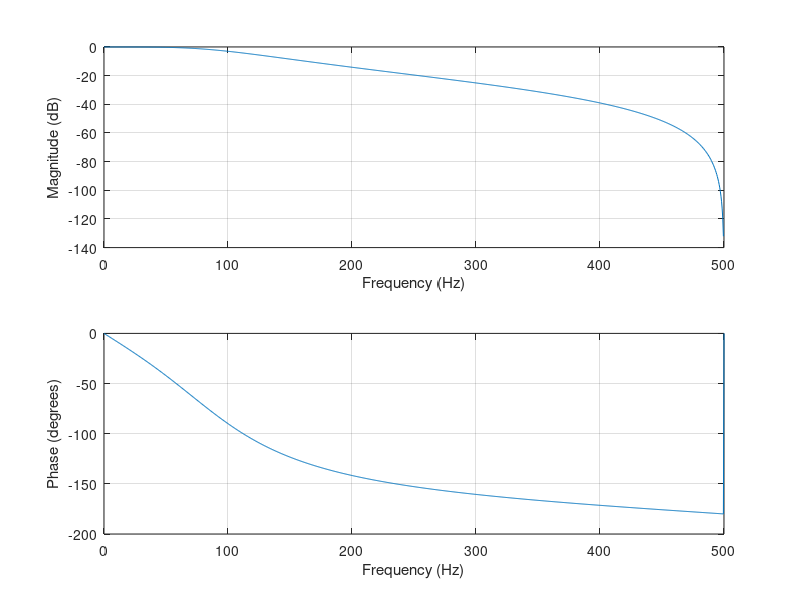

MATLAB code for this plot:
% IIR Filter Design in MATLAB
Fs = 1000;  % Sampling frequency
Fc = 100;   % Cutoff frequency
N = 2;      % Filter order (bậc của bộ lọc)
type = 'low';  

% Design a low-pass Butterworth filter
[b, a] = butter(N, Fc/(Fs/2), type);

% Chuyển hệ số sang kiểu fixed-point (16 bit)
b_fixed = round(b * 2^15);  % Scale to fixed-point
a_fixed = round(a * 2^15);  % Scale to fixed-point

% Save coefficients to file
fid = fopen('coeff_iir.txt', 'w');
fprintf(fid, 'b coefficients:\n');
for i = 1:length(b_fixed)
    binary_coeff = dec2bin(b_fixed(i), 16);
    fprintf(fid, '%s\n', binary_coeff);
end

fprintf(fid, '\na coefficients:\n');
for i = 1:length(a_fixed)
    binary_coeff = dec2bin(a_fixed(i), 16);
    fprintf(fid, '%s\n', binary_coeff);  % Write a coefficients in binary format
end
fclose(fid);

% Plot frequency response
freqz(b, a, 1024, Fs);

